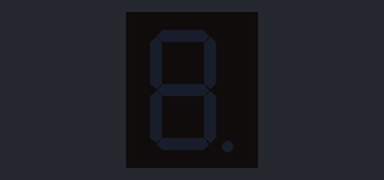
This sketch was run on a simulated Arduino Uno, built with avr-gcc and run on an emulated ATmega328P. Parts: 1-digit seven-segment display. Wiring (inferred from the names in the program): 1-digit 7-segment display, segments lit when HIGH: segments pin 13, pin 12, pin 11, pin 10, pin 9, pin 8, pin 7, pin 6. The segment pins are drawn as the display they are named for.

Above: at 0.1 s.
At 1.1 s:
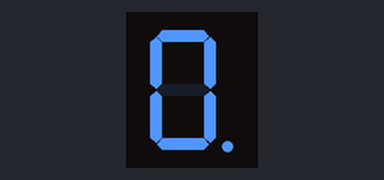
At 2.1 s:
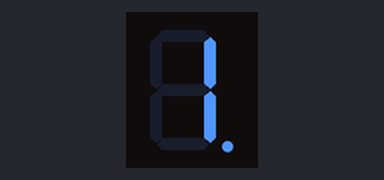
At 5.1 s:
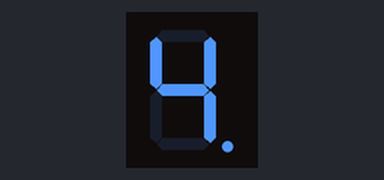
At 7.1 s:
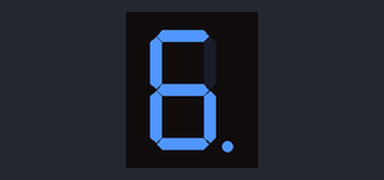
At 10.1 s:
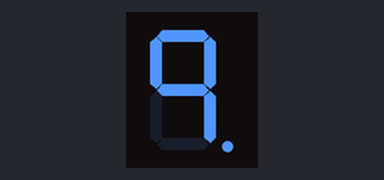

Measured:
- by itself, everything shown: repeats every 10.0 s, in 10 steps
- what the display in image 1 shows lasts 1.0 s, from 1.0 s to 2.0 s

The sketch:

7_seg_Dec.ino
```cpp
#define a 13
#define b 12
#define c 11
#define d 10
#define e 9
#define f 8
#define g 7
#define h 6

void setup() {
pinMode(a,OUTPUT);
pinMode(b,OUTPUT);
pinMode(c,OUTPUT);
pinMode(d,OUTPUT);
pinMode(e,OUTPUT);
pinMode(f,OUTPUT);
pinMode(g,OUTPUT);
pinMode(h,OUTPUT);
}

void loop() {

//x==0
//for CC

 delay(1000);
  digitalWrite(a,HIGH);
  digitalWrite(b,HIGH);
  digitalWrite(c,HIGH);
  digitalWrite(d,HIGH);
  digitalWrite(e,HIGH);
  digitalWrite(f,HIGH);
  digitalWrite(g,LOW);
  digitalWrite(h,HIGH);

//x==1

 delay(1000);
  digitalWrite(a,LOW);
  digitalWrite(b,HIGH);
  digitalWrite(c,HIGH);
  digitalWrite(d,LOW);
  digitalWrite(e,LOW);
  digitalWrite(f,LOW);
  digitalWrite(g,LOW);
  digitalWrite(h,HIGH);

 //x==2

 delay(1000);
  digitalWrite(a,HIGH);
  digitalWrite(b,HIGH);
  digitalWrite(c,LOW);
  digitalWrite(d,HIGH);
  digitalWrite(e,HIGH);
  digitalWrite(f,LOW);
  digitalWrite(g,HIGH);
  digitalWrite(h,HIGH);

 //x=3

 delay(1000);
  digitalWrite(a,HIGH);
  digitalWrite(b,HIGH);
  digitalWrite(c,HIGH);
  digitalWrite(d,HIGH);
  digitalWrite(e,LOW);
  digitalWrite(f,LOW);
  digitalWrite(g,HIGH);
  digitalWrite(h,HIGH);

 //x=4
 delay(1000);
  digitalWrite(a,LOW);
  digitalWrite(b,HIGH);
  digitalWrite(c,HIGH);
  digitalWrite(d,LOW);
  digitalWrite(e,LOW);
  digitalWrite(f,HIGH);
  digitalWrite(g,HIGH);
  digitalWrite(h,HIGH);

 //x=5
 delay(1000);
  digitalWrite(a,HIGH);
  digitalWrite(b,LOW);
  digitalWrite(c,HIGH);
  digitalWrite(d,HIGH);
  digitalWrite(e,LOW);
  digitalWrite(f,HIGH);
  digitalWrite(g,HIGH);
  digitalWrite(h,HIGH);

 //x=6
 delay(1000);
  digitalWrite(a,HIGH);
  digitalWrite(b,LOW);
  digitalWrite(c,HIGH);
  digitalWrite(d,HIGH);
  digitalWrite(e,HIGH);
  digitalWrite(f,HIGH);
  digitalWrite(g,HIGH);
  digitalWrite(h,HIGH);


 //x=7
 delay(1000);
  digitalWrite(a,HIGH);
  digitalWrite(b,HIGH);
  digitalWrite(c,HIGH);
  digitalWrite(d,LOW);
  digitalWrite(e,LOW);
  digitalWrite(f,LOW);
  digitalWrite(g,LOW);
  digitalWrite(h,HIGH);


 //x=8
 delay(1000);
  digitalWrite(a,HIGH);
  digitalWrite(b,HIGH);
  digitalWrite(c,HIGH);
  digitalWrite(d,HIGH);
  digitalWrite(e,HIGH);
  digitalWrite(f,HIGH);
  digitalWrite(g,HIGH);
  digitalWrite(h,HIGH);


 //x=9
 delay(1000);
  digitalWrite(a,HIGH);
  digitalWrite(b,HIGH);
  digitalWrite(c,HIGH);
  digitalWrite(d,LOW);
  digitalWrite(e,LOW);
  digitalWrite(f,HIGH);
  digitalWrite(g,HIGH);
  digitalWrite(h,HIGH);


}
```
